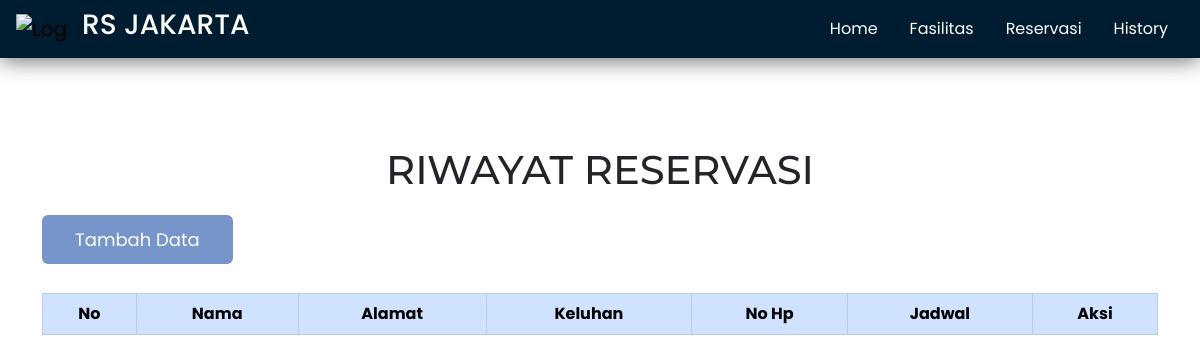
/history.php, run on an earlier commit of the app's database.
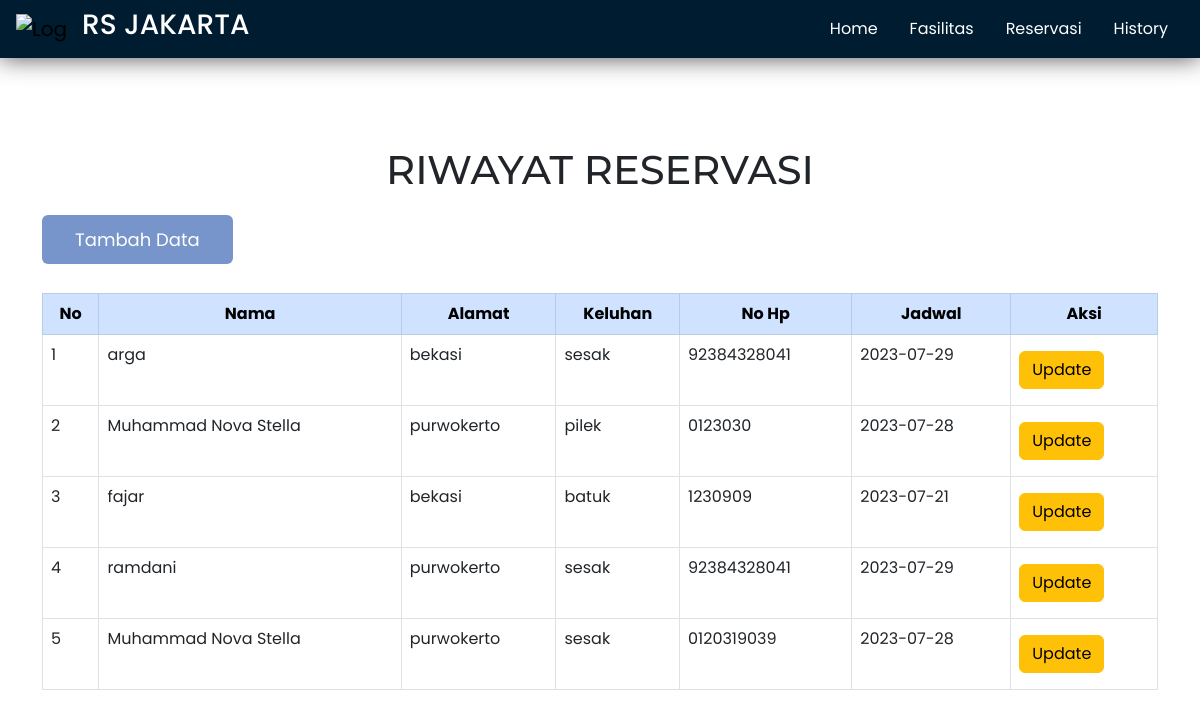
And on a later commit of the database.
### tables this page shows
CREATE TABLE `peserta` (
  `id_peserta` int(11) NOT NULL,
  `nama` varchar(50) NOT NULL,
  `alamat` varchar(50) NOT NULL,
  `keluhan` varchar(50) NOT NULL,
  `no_hp` char(13) NOT NULL,
  `jadwal` varchar(50) NOT NULL
);

### history.php (the view, shortened to what this page needs)
<!DOCTYPE html>
<html lang="en">
<head>
    <link href="https://cdn.jsdelivr.net/npm/bootstrap@5.3.0/dist/css/bootstrap.min.css" rel="stylesheet"
>
    <link rel="stylesheet" href="css/style.css">
</head>
<body>
    <nav class="navbar navbar-expand-lg px-3" style="background-color: #001C30;">
        <a class="navbar-brand img-fluid" href="./index.php">
            <img src="https://rstriharsi.com/wp-content/uploads/2020/01/Logo-Ths-Png.png" alt="Logo" width="50"
                class="d-inline-block align-text-top">
        </a>
        <h3 class="text-white">RS JAKARTA</h3>
        <div class="navbar-links ms-auto" style="color:white;">
            <ul class="nav nav-pills">
                <li class="nav-item">
                    <a class="nav-link text-white" href="./index.php">Home</a>
                </li>
                <li class="nav-item">
                    <a class="nav-link text-white" href="./index.php#fasilitas">Fasilitas</a>
                </li>
                <li class="nav-item">
                    <a class="nav-link text-white" href="create.php">Reservasi</a>
                </li>
                <li class="nav-item">
                    <a class="nav-link text-white" href="history.php">History</a>
                </li>
            </ul>
        </div>
    </nav>
    <div class="container">
        <br>
        <h1 class="text-title mt-5 pt-3">
            <center>RIWAYAT RESERVASI</center>
        </h1>
        <a href="create.php" class="btn-add"><button class="btn btn-add text-white">Tambah Data</button></a>
        <tr class="table-danger">
            <br>
            <thead>
                <tr>
                    <table class="my-3 table table-bordered">
                        <tr class="table-primary text-center">
                            <th>No</th>
                            <th>Nama</th>
                            <th>Alamat</th>
                            <th>Keluhan</th>
                            <th>No Hp</th>
                            <th>Jadwal</th>
                            <th colspan='1'>Aksi</th>
                        </tr>
            </thead>
            <?php
            include "koneksi.php";
            $sql = "select * from peserta order by id_peserta desc";
            $hasil = mysqli_query($kon, $sql);
            $no = 0;
            while ($data = mysqli_fetch_array($hasil)) {
                $no++;
                ?>
                <tbody>
                    <tr>
                        <td>
                            <?php echo $no; ?>
                        </td>
                        <td>
                            <?php echo $data["nama"]; ?>
                        </td>
                        <td>
                            <?php echo $data["alamat"]; ?>
                        </td>
                        <td>
                            <?php echo $data["keluhan"]; ?>
                        </td>
                        <td>
                            <?php echo $data["no_hp"]; ?>
                        </td>
                        <td>
                            <?php echo $data["jadwal"]; ?>
                        </td>
                        <td>
                            <a href="update.php?id_peserta=<?php echo htmlspecialchars($data['id_peserta']); ?>"
                                class="btn btn-warning my-2" role="button">Update</a>
                        </td>
                    </tr>
                </tbody>
                <?php
            }
            ?>
    </div>
</body>
</html>

### css/style.css (style rules this page uses)
body { font-family: "Poppins", sans-serif; }
nav { box-shadow: 0px 0px 25px rgba(32, 32, 32, 0.8); }

### history.php (style rules this page uses)
.text-title { font-family: 'Montserrat', sans-serif; }
a .btn { background-color: #7895CB; font-size: 18px; padding: 10px 32px; transition: 0.2s; margin: 13px 0; }

What changed in the data, as far as the page shows it:
added peserta: nama "arga", alamat "bekasi", keluhan "sesak", no_hp "92384328041", jadwal "2023-07-29"
added peserta: nama "Muhammad Nova Stella", alamat "purwokerto", keluhan "pilek", no_hp "0123030", jadwal "2023-07-28"
added peserta: nama "fajar", alamat "bekasi", keluhan "batuk", no_hp "1230909", jadwal "2023-07-21"
added peserta: nama "ramdani", alamat "purwokerto", keluhan "sesak", no_hp "92384328041", jadwal "2023-07-29"
added peserta: nama "Muhammad Nova Stella", alamat "purwokerto", keluhan "sesak", no_hp "0120319039", jadwal "2023-07-28"
